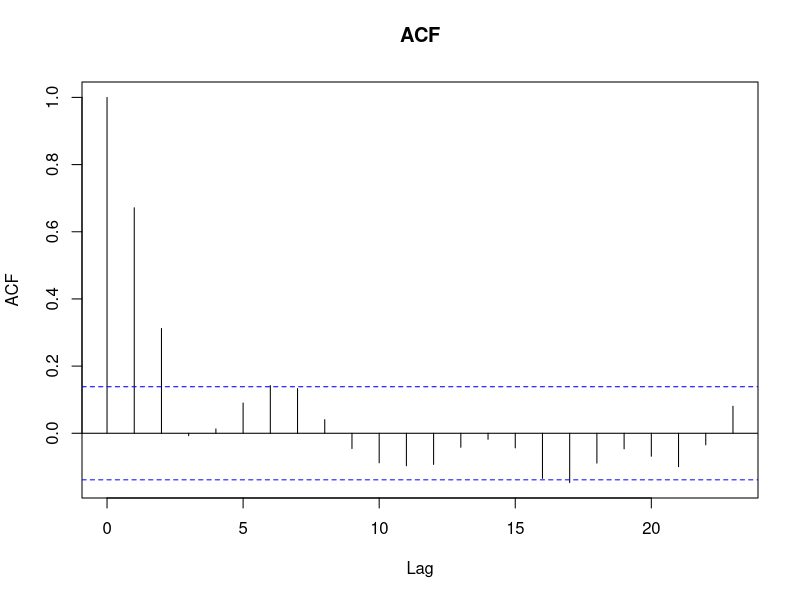
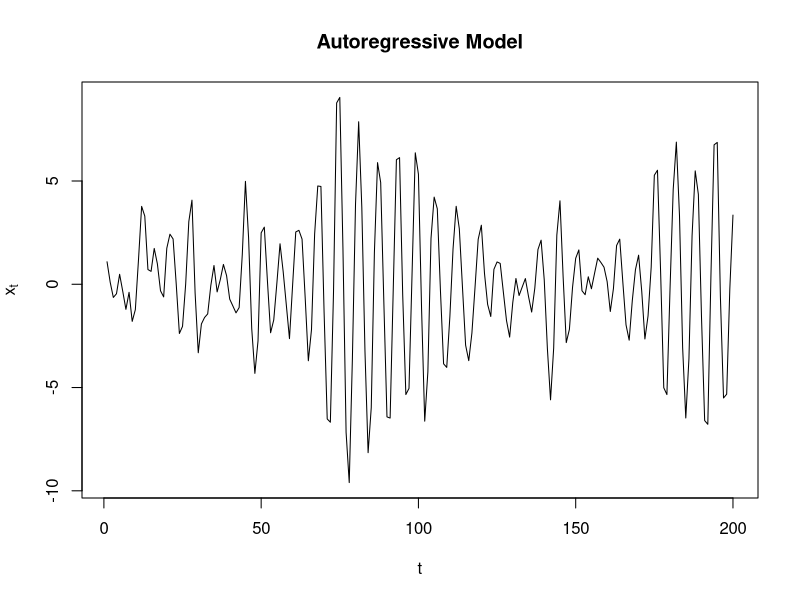
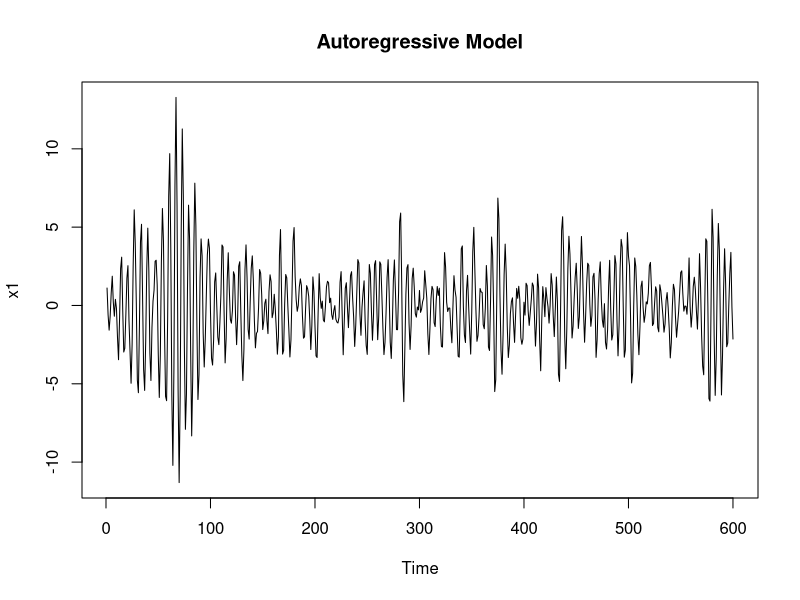

Write the R code that produced these figures, in order.
## ---- chunk 1
z_t <- rnorm(200,0,1)
y_t = filter(z_t, filter = rep(1/3,3), sides = 2, method = "convolution")
acf(y_t, na.action = na.pass, main="ACF")
## ---- chunk 2
x_t <- filter(z_t,filter = c(1,-0.9),method = "recursive")
plot(x_t,xlab = "t",ylab = expression(x[t]),type = "l", main = "Autoregressive Model")
## ---- chunk 3
x1 = arima.sim(n = 600, model = list(ar=c(1,-0.9))) 
plot.ts(x1, main="Autoregressive Model")
